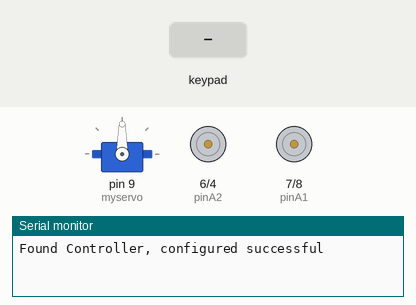
Simulated run of this sketch. Board: Arduino Uno, built with avr-gcc and run on an emulated ATmega328P. Parts: servo, motor-driver pin pairs drawn as motors (green arrow = first pin HIGH = forward, orange = second pin HIGH = backward, longer = more drive, scaled by the enable pin), the last lines printed to the serial monitor. The inputs (shaded band) are chosen by the test bench.

Above: at 1.5 s.
1.6 s: key 'U' pressed
At 1.8 s:
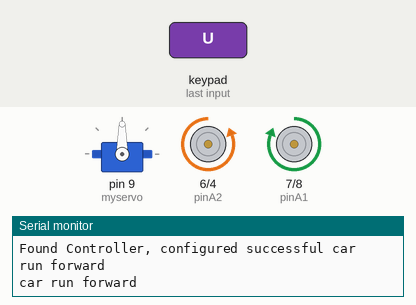
3.5 s: key 'D' pressed
At 3.71 s:
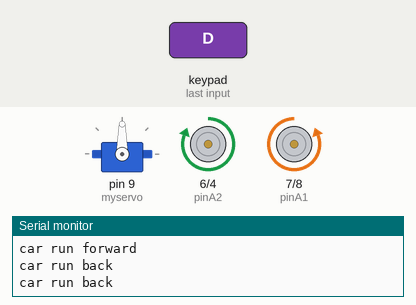
5.4 s: key 'L' pressed
At 5.62 s:
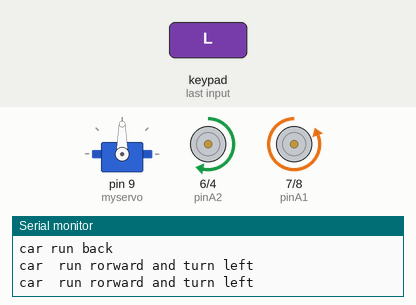
7.3 s: key 'R' pressed
At 7.53 s:
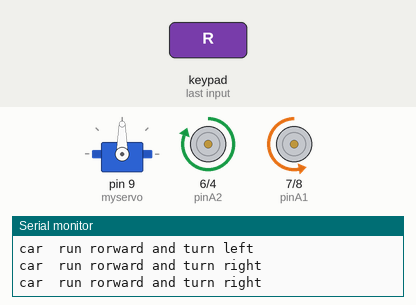
9.2 s: key 'O' pressed
10.8 s: key 'S' pressed
Timing chart, 0 to 13.8 s (numbered marks = the images above; inputs shaded):
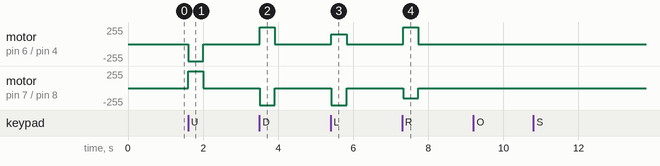

Measured:
- after the input at 1.6 s, motor on pin 6 (pinA2) / pin 4 (pinB2): stopped → backward 255/255 at once, → stopped 0.40 s later; motor on pin 7 (pinA1) / pin 8 (pinB1): stopped → forward 255/255 at once, → stopped 0.40 s later
- after the input at 3.5 s, motor on pin 6 (pinA2) / pin 4 (pinB2): stopped → forward 255/255 at once, → stopped 0.40 s later; motor on pin 7 (pinA1) / pin 8 (pinB1): stopped → backward 255/255 at once, → stopped 0.40 s later
- after the input at 5.4 s, motor on pin 6 (pinA2) / pin 4 (pinB2): stopped → forward 150/255 at once, → stopped 0.40 s later; motor on pin 7 (pinA1) / pin 8 (pinB1): stopped → backward 255/255 at once, → stopped 0.40 s later
- after the input at 7.3 s, motor on pin 6 (pinA2) / pin 4 (pinB2): stopped → forward 255/255 at once, → stopped 0.40 s later; motor on pin 7 (pinA1) / pin 8 (pinB1): stopped → backward 150/255 at once, → stopped 0.40 s later

The sketch:

banana0.ino
```cpp
#include <Servo.h>
#include <PS2X_lib.h>  //for v1.6

// set pins connected to PS2 controller

#define PS2_DAT        13  //14
#define PS2_CMD        11  //15
#define PS2_SEL        10  //16
#define PS2_CLK        12  //17

// set pins controller Moduie L298N

#define  enB           3
#define  pinB2         4
#define  enA           5
#define  pinA2         6
#define  pinA1         7
#define  pinB1         8

#define pressures   false

#define rumble      false

//select modes of PS2 controller:

//#define pressures   true
#define pressures   false
//#define rumble      true
#define rumble      false

PS2X ps2x; // create PS2 Controller Class

Servo myservo;

int error = 0;
byte type = 0;
byte vibrate = 0;
int speed_motorA ;
int speed_motorB  ;

void setup(){

  Serial.begin(57600);
  delay(300);  //added delay to give wireless ps2 module some time to startup, before configuring it
  //setup pins and settings: GamePad(clock, command, attention, data, Pressures?, Rumble?) check for error
  error = ps2x.config_gamepad(PS2_CLK, PS2_CMD, PS2_SEL, PS2_DAT, pressures, rumble);

  if(error == 0)
  Serial.print("Found Controller, configured successful ");

  type = ps2x.readType();

  // setup pins modes

  pinMode (pinA1, OUTPUT);
  pinMode (pinB1, OUTPUT);
  pinMode (pinB2, OUTPUT);
  pinMode (pinA2, OUTPUT);
  pinMode (enA, OUTPUT);
  pinMode (enB, OUTPUT);


  digitalWrite(enA,LOW);
  digitalWrite(enB,LOW);
  digitalWrite(pinA1, LOW);
  digitalWrite(pinA2, LOW);
  digitalWrite(pinB1, LOW);
  digitalWrite(pinB2, LOW);

  myservo.attach(9);

  }

  // cars stop

  void car_stop()
   {
     digitalWrite(enA,LOW);
     digitalWrite(enB,LOW);
     digitalWrite(pinA1, LOW);
     digitalWrite(pinA2, LOW);
     digitalWrite(pinB1, LOW);
     digitalWrite(pinB2, LOW);
   }

  // car forward

   void car_forward(int speed_motorA, int speed_motorB)
   {
     digitalWrite(pinA2, HIGH);
     digitalWrite(pinA1, LOW);

     digitalWrite(pinB1, HIGH);
     digitalWrite(pinB2, LOW);

     analogWrite (enA, speed_motorA);
     analogWrite (enB, speed_motorB);

   }

  // car Back
   void car_back(int speed_motorA, int speed_motorB)
   {
     digitalWrite(pinA1, HIGH);
     digitalWrite(pinA2, LOW);

     digitalWrite(pinB2, HIGH);
     digitalWrite(pinB1, LOW);

     analogWrite (enA, speed_motorA);
     analogWrite (enB, speed_motorB);
   }

   // car turn left
    void car_turn_left()
    {
        digitalWrite(pinA1, HIGH);
        digitalWrite(pinA2, LOW);

        digitalWrite(pinB1, HIGH);
        digitalWrite(pinB2, LOW);

        analogWrite (enA, 255);
        analogWrite (enB, 255);
    }

   // car turn right
    void car_turn_right()
    {
        digitalWrite(pinA2, HIGH);
        digitalWrite(pinA1, LOW);


        digitalWrite(pinB2, HIGH);
        digitalWrite(pinB1, LOW);

        analogWrite (enA, 255);
        analogWrite (enB, 255);
    }

   // kick the ball
    void kick_ball()
    {
        myservo.write(180);
        delay(100);
        myservo.write(0);
        delay(100);
    }


    /////////////////////////////////////////////////////////////////////////
    void loop() {
        car_stop();
        if(error == 1) //skip loop if no controller found
           return;
        if(type == 2){ //Guitar Hero Controller
           ps2x.read_gamepad();          //read controller
        }

        else { // DualShock controller
            ps2x.read_gamepad(false, vibrate);
            // car run forward
            if(ps2x.Button(PSB_PAD_UP)) {      //will be TRUE as long as button is pressed
               car_back(255, 255) ;
               Serial.println("car run forward ");
            }

            // car run for Back
            if(ps2x.Button(PSB_PAD_DOWN)){
               car_forward(255, 255);
               Serial.println("car run back ");
            }

           // car run forward and turn right
            if(ps2x.Button(PSB_PAD_RIGHT))  {
               car_forward(255, 150);
               Serial.println("car  run rorward and turn right");

            }


            // car run forward turn left
            if(ps2x.Button(PSB_PAD_LEFT))  {
                car_forward(150, 255);
                Serial.println("car  run rorward and turn left");

            }


            vibrate = ps2x.Analog(PSAB_CROSS);

            // car run turn right
             if(ps2x.ButtonPressed(PSB_CIRCLE)) { //will be TRUE if button was JUST pressed
              //  car_turn_right();
                car_turn_left();
                delay(20);
                Serial.println("car turn right");
             }

             // car  turn left
            if(ps2x.ButtonReleased(PSB_SQUARE))  {
               car_turn_right();
                delay(20);
                Serial.println("car turn left");


            }


            /*/ car run back and turn reght
            if(ps2x.Button(PSB_PAD_DOWN) || ps2x.ButtonPressed(PSB_CIRCLE))  {
                 car_back(255, 150);
                 Serial.println("car  run back and turn reght");
            }

            // car run forward and turn left
            if( ps2x.Button(PSB_PAD_DOWN) || ps2x.ButtonReleased(PSB_SQUARE))  {
                 car_back(150, 255);
                 Serial.println("car  run back and turn left");
            }*/

            // kick ball
         //   if(ps2x.NewButtonState(PSB_CROSS)) {
              //  kick_ball();
             //   Serial.println("car  kick ball");
            }

        delay(100);

    }
```
